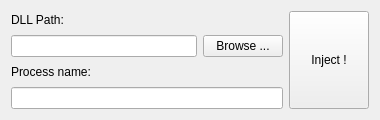
<?xml version="1.0" encoding="UTF-8"?>
<ui version="4.0">
 <class>WindowClass</class>
 <widget class="QMainWindow" name="WindowClass">
  <property name="geometry">
   <rect>
    <x>0</x>
    <y>0</y>
    <width>380</width>
    <height>120</height>
   </rect>
  </property>
  <property name="sizePolicy">
   <sizepolicy hsizetype="Fixed" vsizetype="Fixed">
    <horstretch>0</horstretch>
    <verstretch>0</verstretch>
   </sizepolicy>
  </property>
  <property name="maximumSize">
   <size>
    <width>380</width>
    <height>120</height>
   </size>
  </property>
  <property name="windowTitle">
   <string>Qt DLL Injector</string>
  </property>
  <widget class="QWidget" name="centralWidget">
   <layout class="QGridLayout" name="gridLayout_2">
    <item row="0" column="0">
     <layout class="QGridLayout" name="gridLayout">
      <item row="0" column="0">
       <layout class="QVBoxLayout" name="verticalLayout">
        <item>
         <widget class="QLabel" name="labDLL">
          <property name="text">
           <string>DLL Path:</string>
          </property>
         </widget>
        </item>
        <item>
         <layout class="QHBoxLayout" name="horizontalLayout">
          <item>
           <widget class="QLineEdit" name="leDLL"/>
          </item>
          <item>
           <widget class="QPushButton" name="btnBrowse">
            <property name="text">
             <string>Browse ...</string>
            </property>
           </widget>
          </item>
         </layout>
        </item>
        <item>
         <widget class="QLabel" name="labProc">
          <property name="text">
           <string>Process name:</string>
          </property>
         </widget>
        </item>
        <item>
         <widget class="QLineEdit" name="leProc"/>
        </item>
       </layout>
      </item>
     </layout>
    </item>
    <item row="0" column="1">
     <widget class="QPushButton" name="btnInject">
      <property name="sizePolicy">
       <sizepolicy hsizetype="Minimum" vsizetype="Expanding">
        <horstretch>0</horstretch>
        <verstretch>0</verstretch>
       </sizepolicy>
      </property>
      <property name="text">
       <string>Inject !</string>
      </property>
     </widget>
    </item>
   </layout>
  </widget>
 </widget>
 <layoutdefault spacing="6" margin="11"/>
 <resources>
  <include location="Window.qrc"/>
 </resources>
 <connections/>
</ui>
